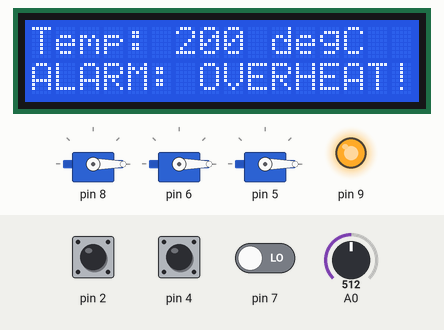
This sketch was run on a simulated Arduino Uno, built with avr-gcc and run on an emulated ATmega328P. On the bench: 16×2 character LCD, 3 × servo, output pins drawn as LEDs (lit = HIGH). Inputs (shaded band) come from the test bench; at power-on: A0 = 512, pin 2 LOW, pin 4 LOW, pin 7 LOW.

Above: at 4.2 s.
4.3 s: A0 set to 244
At 5.3 s:
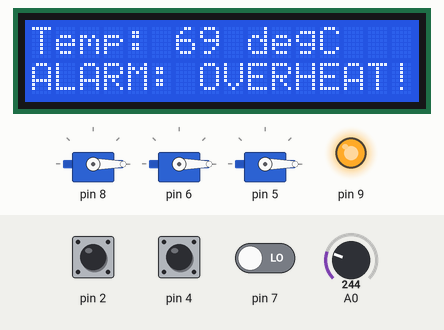
5.8 s: A0 set to 211
At 7.0 s:
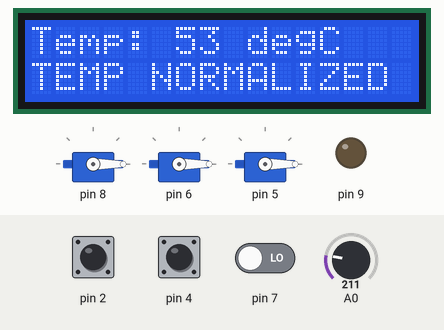
7.3 s: A0 set to 122
At 7.6 s:
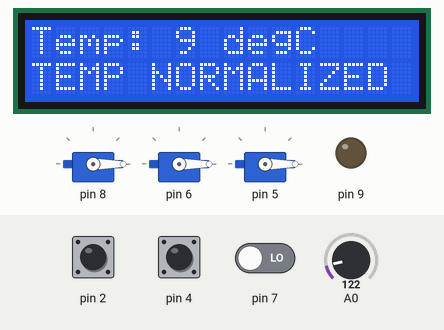
8.8 s: pin 2 pulsed HIGH 2 times (0.12 s each, 0.3 s apart)
At 9.8 s:
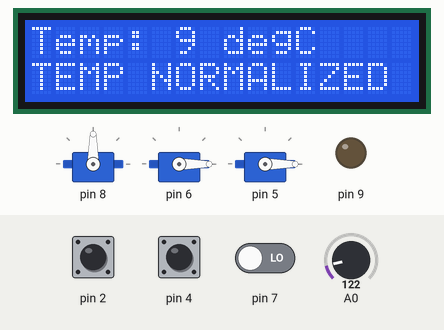
11.7 s: pin 4 pulsed HIGH 2 times (0.12 s each, 0.3 s apart)
At 13.2 s:
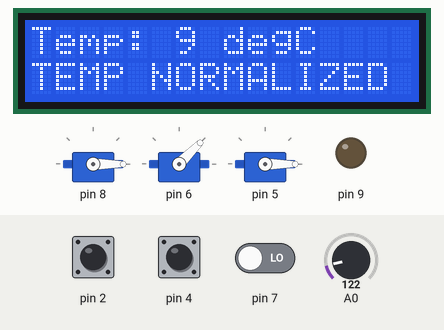
Timing chart, 0 to 15.6 s (numbered marks = the images above; inputs shaded):
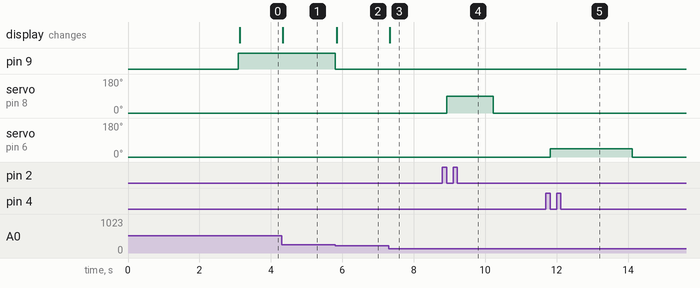

The sketch:

oop-sample-code.ino
```cpp
// Libraries used
#include <Servo.h>
#include <LiquidCrystal_I2C.h>

// Class for servo control to manage global cleanly
class ServoControl{
// To make member variables inaccessible from outside its class
private:
  int _irPin;
  int _servoPin;
  int _servoAngle;

  bool _moved = false; // To track servo state
  bool _wasDetected = false; // To track ir reading for edge detection

  // Used for non-blocking delay instead of normal delay
  unsigned long _lastUp = 0;
  const unsigned long _delay;

  Servo _myServo;

public:
  // Constructor: Initializes pins, movement angle, and hold duration
  ServoControl(int ir, int servo, int angle, int wait)
  :_irPin(ir), _servoPin(servo), _servoAngle(angle), _delay(wait){}

  // Hardware initialization
  void init(){
    _myServo.write(0); // To force servo to angle 0 at start
    _myServo.attach(_servoPin); // Attaches servo motor to PWM pin
    pinMode(_irPin, INPUT); // IR pin assignment
  }

  // Block that holds the logic function for servo control
  void update(){
    int IR = digitalRead(_irPin);
    bool isDetected = IR;
    // FTrig (servo only moves after IR state turns from HIGH to LOW)
    if (!isDetected && _wasDetected){
      _myServo.write(_servoAngle);
      _moved = true;
      _lastUp = millis(); // Records time when servo moved
    }
    // Servo state + non-blocking delay conditioning
    else if(_moved && millis() - _lastUp >= _delay){
      _myServo.write(0);
      _moved = false; // Reset state to prevent continuous write calls
    }
    _wasDetected = isDetected; // Saves current state for next loop
  }


};

// Class for buzzer control to manage global cleanly
class BuzzerControl{
// To make member variables inaccessible to outside class
private:
  int _buzzerPin;
public:
  // Constructor: Configures buzzer pin
  BuzzerControl(int buzz)
  :_buzzerPin(buzz){}
  // Hardware pin initialization
  void init(){
    pinMode(_buzzerPin, OUTPUT);
  }
  // Function called when Temp > Threshold
  void buzzing(){
    digitalWrite(_buzzerPin, HIGH); // Activate buzzer
  }
  // Function called when Temp < Threshold
  void stopBuzzing(){
    digitalWrite(_buzzerPin, LOW); // Deactivate buzzer
  }

};

// Class for temperature sensing and display control
class TempSensing{
// To make member variables inaccessible to outside class
private:
  const float V = 5.0;
  uint8_t _tempPin;

  BuzzerControl& _buzzFunc; // To be able to call a function from BuzzerControl class

  int _lastFlat = -999; // To force LCD update once every Temp changes
  bool _wasOverTemp = false; // To track overtemp for edge detection

  LiquidCrystal_I2C _myLcd;

public:
  // Constructor: Initializes sensor pin, LCD address, and buzzer reference
  TempSensing(int temp, uint8_t lcdAdd, BuzzerControl& buzz)
  :_tempPin(temp), _myLcd(lcdAdd, 16, 2), _buzzFunc(buzz){}
  // Hardware initialization
  void init(){
    pinMode(_tempPin, INPUT);

    _myLcd.init();
    _myLcd.backlight();
    _myLcd.setCursor(0, 0);
    _myLcd.print("System is ready.");
    delay(3000); // Quick startup delay (blocking type)
    _myLcd.clear();
  }
  // Block that holds the logic function for Temperature sensing
  void update(){
    // Read raw ADC and calculate degrees Celsius (TMP36 Formula)
    int tempState = analogRead(_tempPin);
    float vTemp = tempState * (V/1023.0);
    float realTemp = (vTemp - 0.500) * 100.0;
    int flat = realTemp;

    bool isOverTemp = (flat >= 60);
    // Rising Trigger, fires ONCE (LOW to HIGH)
    if (isOverTemp && !_wasOverTemp){
      _buzzFunc.buzzing();
      _myLcd.setCursor(0, 1);
      _myLcd.print("ALARM: OVERHEAT!");
    }
    // Falling Trigger, fires ONCE (HIGH to LOW)
    if (!isOverTemp && _wasOverTemp){
      _buzzFunc.stopBuzzing();
      _myLcd.setCursor(0, 1);
      _myLcd.print("TEMP NORMALIZED  ");
    }
    _wasOverTemp = isOverTemp; // Save previous state

    // State change display (updates once every temp changes to prevent LCD flickering)
    if (flat != _lastFlat){
      _myLcd.setCursor(0, 0);
      _myLcd.print("Temp:               ");
      _myLcd.setCursor(6, 0);
      _myLcd.print(flat);
      _myLcd.print(" degC");
      _lastFlat = flat; // Save current state for next loop
    }
  }
};

// Object Instantiations (Assigning unique pins and timing configurations)
BuzzerControl buzzer1(9);
ServoControl servo1(2, 8, 90, 1000);
ServoControl servo2(4, 6, 45, 2000);
ServoControl servo3(7, 5, 100, 2000);
TempSensing sense1(A0, 0x27, buzzer1);

// Initialize hardware for all object instances
void setup(){
  buzzer1.init();
  sense1.init();
  servo1.init();
  servo2.init();
  servo3.init();

}
// Execute non-blocking task loops continuously
void loop(){
  servo1.update();
  servo2.update();
  servo3.update();
  sense1.update();
}
```

Measured:
- the behaviour switches between 226 and 225 on A0 (found by bisection; images 1 and 2)
- after the input at 4.3 s, the display: changes at once (image 1)
- after the input at 5.8 s, pin 9: HIGH → LOW at once; the display: changes at once (image 2)
- after the input at 7.3 s, the display: changes at once (image 3)
- after the input at 8.8 s, servo on pin 8: 0° → 90° after 0.12 s, → 0° 1.3 s later
- after the input at 11.7 s, servo on pin 6: 0° → 45° after 0.12 s, → 0° 2.3 s later
